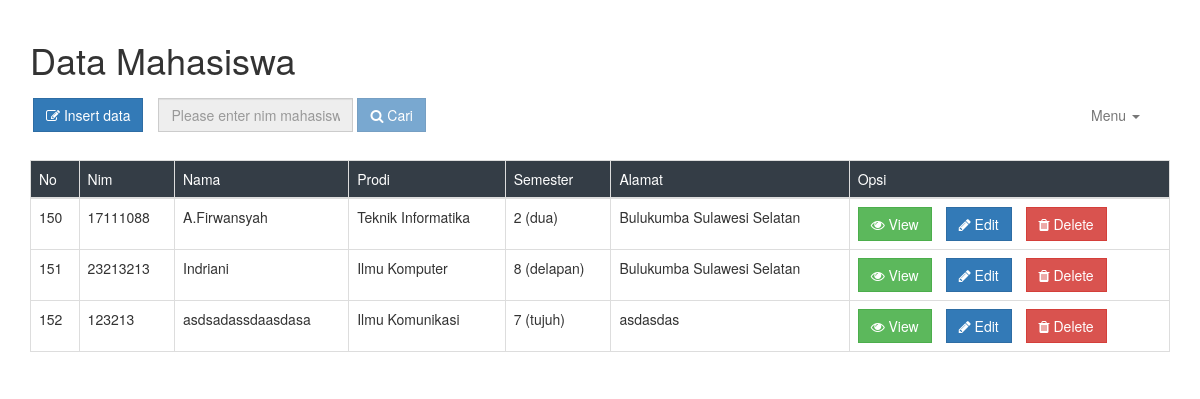
Screenshot of /index (signed in) with the database file from the repository.
### tables this page shows
CREATE TABLE `data_mahasiswa` (
  `id` int(11) NOT NULL,
  `nim` varchar(100) NOT NULL,
  `nama` varchar(100) NOT NULL,
  `prodi` varchar(100) NOT NULL,
  `semester` varchar(50) NOT NULL,
  `alamat` varchar(100) NOT NULL
);

### functions/library.php (called while the page is built, shortened)
<?php
class Library{
  public function __construct(){
    $this->db = new PDO('mysql:host=localhost;dbname=mahasiswa;','root','');
  }
  public function view_data(){
    $sql   = "SELECT * FROM data_mahasiswa ";
    $query = $this->db->query($sql);
    return $query;
  }
}

### index.php (the view, shortened to what this page needs)
<?php
  require_once "functions/library.php";
 ?>
<!DOCTYPE html>
<html lang="en">
  <head>
    <link href="plugin/css/bootstrap.min.css" rel="stylesheet">
    <link href="plugin/css/font-awesome.min.css" rel="stylesheet">
    <link href="plugin/style.css" rel="stylesheet">
	  <link rel="stylesheet" type="text/css" href="plugin/calendar/demo/css/style.css">
  </head>
  <body>
    <div class="container">
      <div class="row">
        <div class="col-md-12 box2">
          <h1>Data Mahasiswa</h1>
            <nav class="navbar navbar-default">
              <div class="container-fluid">
                <div class="navbar-header">
                  <a href="insert"><button type="button" class="btn btn-primary navbar-btn"><i class="fa fa-pencil-square-o"></i> Insert data</button></a>
                </div>
                <div class="collapse navbar-collapse" id="bs-example-navbar-collapse-1">
                  <form action="" method="get" class="navbar-form navbar-left" role="search">
                    <div class="form-group">
                      <input type="text" name="query" class="form-control" placeholder="Please enter nim mahasiswa" disabled>
                      <button type="submit" name="cari" class="btn btn-primary cari" disabled><i class="fa fa-search"></i> Cari</button>
                    </div>
                  </form>
                  <ul class="nav navbar-nav navbar-right">
                    <li class="dropdown">
                      <a href="#" class="dropdown-toggle" data-toggle="dropdown" role="button" aria-haspopup="true" aria-expanded="false">Menu <span class="caret"></span></a>
                    </li>
                  </ul>
                </div>
              </div>
            </nav>
          <table class="table table-bordered">
            <thead class="thead">
              <tr>
                <td>No</td>
                <td>Nim</td>
                <td>Nama</td>
                <td>Prodi</td>
                <td>Semester</td>
                <td>Alamat</td>
                <td>Opsi</td>
              </tr>
            </thead>
              <?php
              require_once "functions/library.php";
              $mahasiswa = new Library();
              $view = $mahasiswa->view_data();
              while($data = $view->fetch(PDO::FETCH_OBJ)){
                echo "
                <tr>
                  <td>$data->id</td>
                  <td>$data->nim</td>
                  <td>$data->nama</td>
                  <td>$data->prodi</td>
                  <td>$data->semester</td>
                  <td>$data->alamat</td>
                  <td class='opsi'>
                    <button id='$data->id' type='button' class='view_data btn btn-success btn-md' data-toggle='modal' data-target='#myModal$data->id'><i class='fa fa-eye'></i> View</button>
                    <div class='modal fade' id='myModal$data->id' tabindex='-1' role='dialog' aria-labelledby='myModalLabel'>
                                <td>: $data->nim</td>
                                <td>: $data->nama</td>
                                <td>: $data->prodi</td>
                                <td>: $data->semester</td>
                                <td>: $data->alamat</td>
                      </div>
                    <a href='edit.php?id=$data->id' class='btn btn-primary btn-md'><i class='fa fa-pencil'></i> Edit</a>
                    <a href='' type='button' class='btn btn-danger btn-md' data-toggle='modal' data-target='#myModal'><i class='fa fa-trash'></i> Delete</a>
                              <a href='index.php?delete=$data->id'><button class='btn btn-danger'>Confirm</button></a>
                  </td>
                </tr>
                ";
              }
               ?>
          </table>
        </div>
      </div>
    </div>
  </body>
</html>

### rows the page displays
data_mahasiswa: id "150", nim "17111088", nama "A.Firwansyah", prodi "Teknik Informatika", semester "2 (dua)", alamat "Bulukumba Sulawesi Selatan"
data_mahasiswa: id "151", nim "23213213", nama "Indriani", prodi "Ilmu Komputer", semester "8 (delapan)", alamat "Bulukumba Sulawesi Selatan"
data_mahasiswa: id "152", nim "123213", nama "asdsadassdaasdasa", prodi "Ilmu Komunikasi", semester "7 (tujuh)", alamat "asdasdas"
